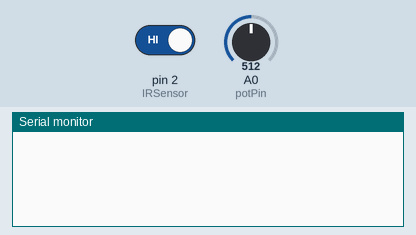
Recording of a sketch running on a simulated Arduino Uno, built with avr-gcc and run on an emulated ATmega328P. On the bench: the last lines printed to the serial monitor. The test bench sets the inputs (shaded band); at power-on: pin 2 (IRSensor) HIGH, A0 (potPin) = 512. No radio packets arrive unless stated.

Above: at 1.2 s.
1.3 s: pin 2 (IRSensor) driven LOW
At 1.56 s:
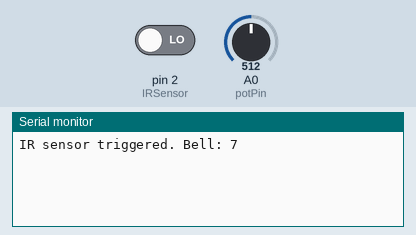
3.2 s: A0 (potPin) set to 716
At 3.57 s:
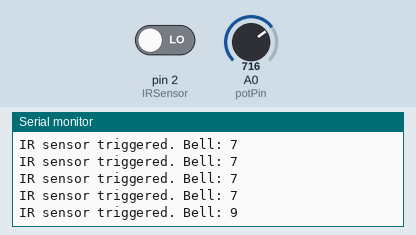
4.7 s: A0 (potPin) set to 900
At 4.77 s:
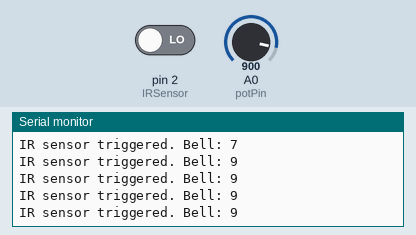
Timing chart, 0 to 7.7 s (numbered marks = the images above; inputs shaded):
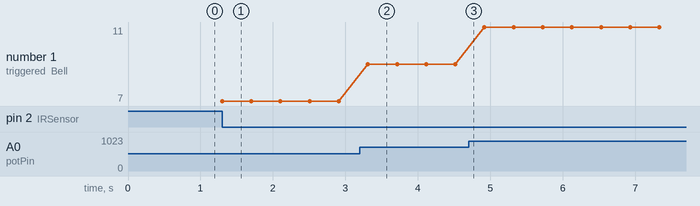

The sketch:

transmitter.ino
```cpp
/*
Bell Transmitter with Potentiometer Selector (1–12)
*/

#include <SPI.h>
#include <nRF24L01.h>
#include <RF24.h>

RF24 radio(7, 8); // CE, CSN

const byte address[6] = "00001";
char text[3]; // Can hold "12" + null terminator

const int IRSensor = 2; // IR sensor on D2
const int potPin = A0;

unsigned long lastTrigger = 0;
const unsigned long triggerDelay = 400; // milliseconds

void setup() {
  Serial.begin(9600); // Debugging

  pinMode(IRSensor, INPUT);

  radio.begin();
  radio.setDataRate(RF24_250KBPS);
  radio.setPALevel(RF24_PA_MIN);
  radio.openWritingPipe(address);
  radio.stopListening();
}

void loop() {
  // Read potentiometer and map to bell number 1–12
  int potVal = analogRead(potPin); // 0–1023
  int bellNum = map(potVal, 0, 1023, 1, 13); // Use 13 to include 12 in output
  if (bellNum > 12) bellNum = 12; // Clamp just in case

  // Convert bell number to ASCII string
  snprintf(text, sizeof(text), "%d", bellNum); // e.g. "1", "12"

  // Check IR sensor
  int sensorStatus = digitalRead(IRSensor);
  if (sensorStatus == 0 && (millis() - lastTrigger > triggerDelay)) {
    Serial.print("IR sensor triggered. Bell: ");
    Serial.println(text);

    bool success = radio.write(&text, sizeof(text));
    if (!success) {
      Serial.println("Transmission failed!");
    }

    lastTrigger = millis();
  }
}
```

Measured:
- after the input at 1.3 s, the serial monitor: prints a new line at once (image 1)
- after the input at 3.2 s, the serial monitor: prints a new line after 0.11 s (image 2)
- plotted number 1: 7 → 9 after the input at 3.2 s, 9 → 11 after the input at 4.7 s
